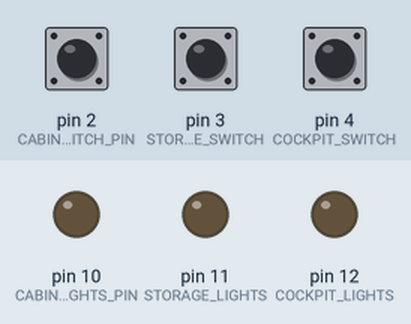
This sketch was run on a simulated Arduino Uno, built with avr-gcc and run on an emulated ATmega328P. Parts: output pins drawn as LEDs (lit = HIGH). The inputs (shaded band) are chosen by the test bench; at power-on: pin 2 (CABIN_SWITCH_PIN) LOW, pin 3 (STORAGE_SWITCH) LOW, pin 4 (COCKPIT_SWITCH) LOW.

Above: at 1.2 s.
1.3 s: pin 2 (CABIN_SWITCH_PIN) pulled HIGH for 0.15 s
At 1.37 s:
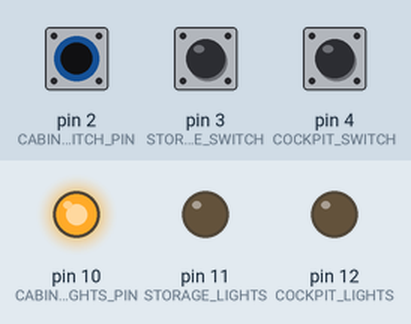
2.9 s: pin 3 (STORAGE_SWITCH) pulled HIGH for 0.15 s
At 2.97 s:
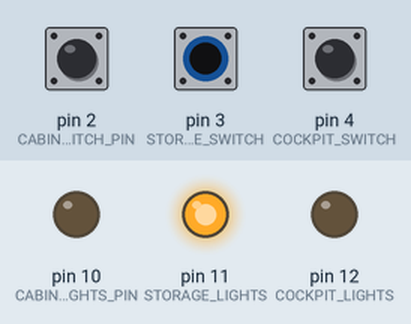
4.5 s: pin 4 (COCKPIT_SWITCH) pulled HIGH for 0.15 s
At 4.57 s:
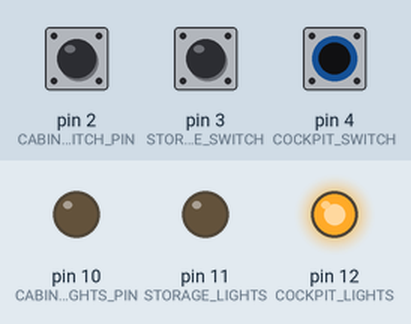
6.1 s: pin 4 (COCKPIT_SWITCH) pulled HIGH for 3.2 s
At 10.3 s:
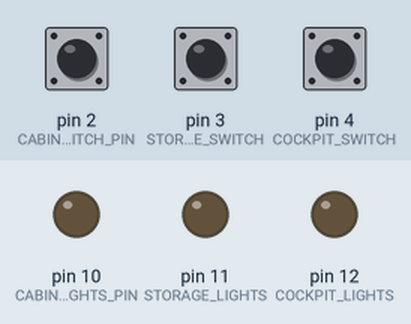
10.8 s: pin 2 (CABIN_SWITCH_PIN) pulled HIGH for 3.2 s
At 11.5 s:
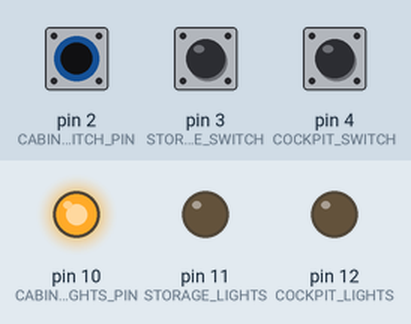
15.5 s: pin 2 (CABIN_SWITCH_PIN) driven HIGH and pin 3 (STORAGE_SWITCH) driven HIGH
At 16.2 s:
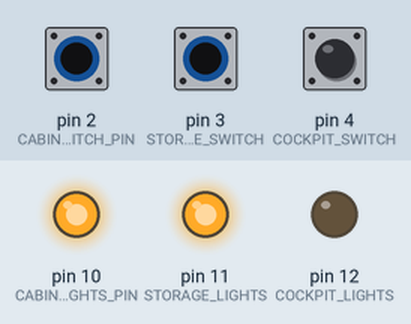
Timing chart, 0 to 18.0 s (numbered marks = the images above; inputs shaded):
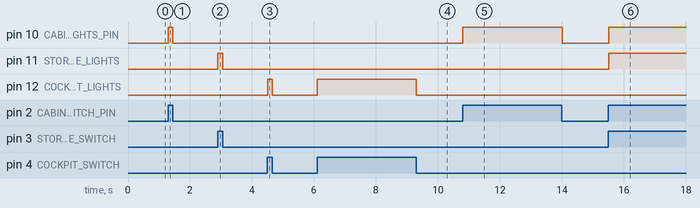

The sketch:

LostInSpace_Day4_Tony.ino
```cpp
#include "Arduino.h"

const byte CABIN_LIGHTS_PIN = 10;
const byte STORAGE_LIGHTS = 11;
const byte COCKPIT_LIGHTS = 12;


const byte CABIN_SWITCH_PIN = 2;
const byte STORAGE_SWITCH = 3;
const byte COCKPIT_SWITCH = 4;

void setup() {
  // put your setup code here, to run once:
pinMode(CABIN_LIGHTS_PIN,OUTPUT);
pinMode(STORAGE_LIGHTS, OUTPUT);
pinMode(COCKPIT_LIGHTS, OUTPUT);


pinMode(CABIN_SWITCH_PIN, INPUT);
pinMode(STORAGE_SWITCH, INPUT);
pinMode(COCKPIT_SWITCH, INPUT);
}


void loop() {
  // put your main code here, to run repeatedly:

  if (digitalRead(CABIN_SWITCH_PIN) == HIGH) {
  digitalWrite(CABIN_LIGHTS_PIN, HIGH);
  } else{
  digitalWrite(CABIN_LIGHTS_PIN,LOW);
  }


  if (digitalRead(STORAGE_SWITCH) == HIGH) {
  digitalWrite(STORAGE_LIGHTS, HIGH);
  } else{
  digitalWrite(STORAGE_LIGHTS,LOW);
  }


  if (digitalRead(COCKPIT_SWITCH) == HIGH) {
  digitalWrite(COCKPIT_LIGHTS, HIGH);
  } else{
  digitalWrite(COCKPIT_LIGHTS,LOW);
  }

}
```

Measured:
- after the input at 1.3 s, pin 10 (CABIN_LIGHTS_PIN): LOW → HIGH at once, → LOW 0.15 s later
- after the input at 2.9 s, pin 11 (STORAGE_LIGHTS): LOW → HIGH at once, → LOW 0.15 s later
- after the input at 4.5 s, pin 12 (COCKPIT_LIGHTS): LOW → HIGH at once, → LOW 0.15 s later
- after the input at 6.1 s, pin 12 (COCKPIT_LIGHTS): LOW → HIGH at once, → LOW 3.2 s later
- after the input at 10.8 s, pin 10 (CABIN_LIGHTS_PIN): LOW → HIGH at once, → LOW 3.2 s later
- after the input at 15.5 s, pin 10 (CABIN_LIGHTS_PIN), pin 11 (STORAGE_LIGHTS): LOW → HIGH at once
